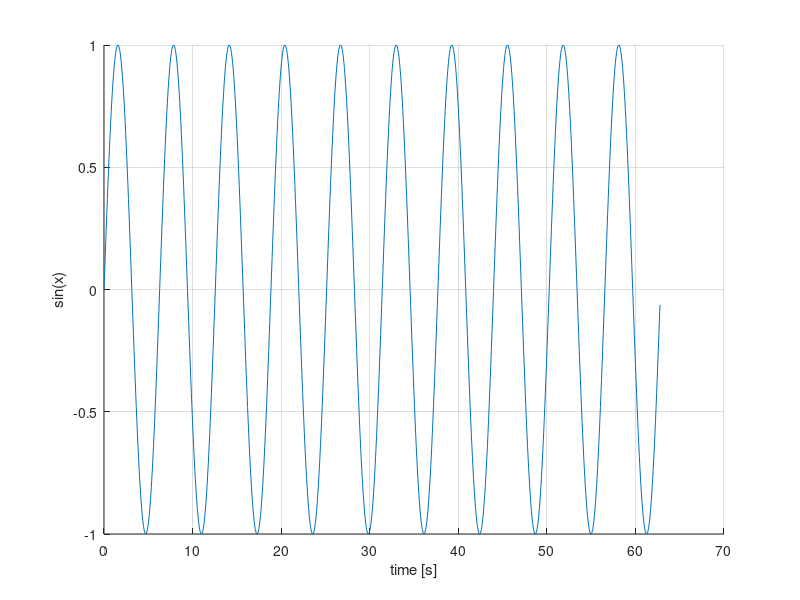
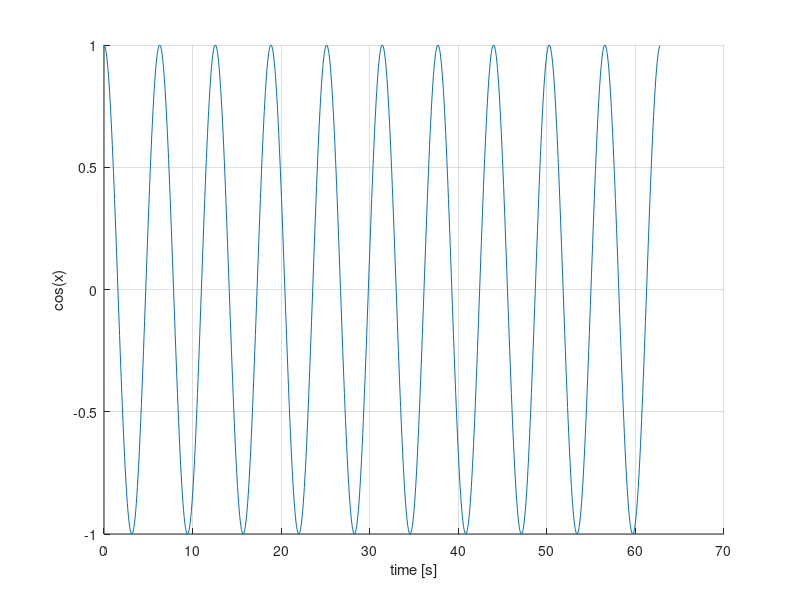

Here is the MATLAB script that generated these plots, in order:
% second test file

clear all
close all

fs = 100e3;
ts = 1/fs;
f = 1e3;

nSamples = 1000;

nIndexes = [0:nSamples-1]';
 
t = 2*pi*f*nIndexes*ts;
y = sin(t);

figure(1)
hold on; grid on;
plot(t,y)
xlabel('time [s]');
ylabel('sin(x)')

figure(2)
hold on; grid on;
plot(t,cos(t))
xlabel('time [s]');
ylabel('cos(x)')